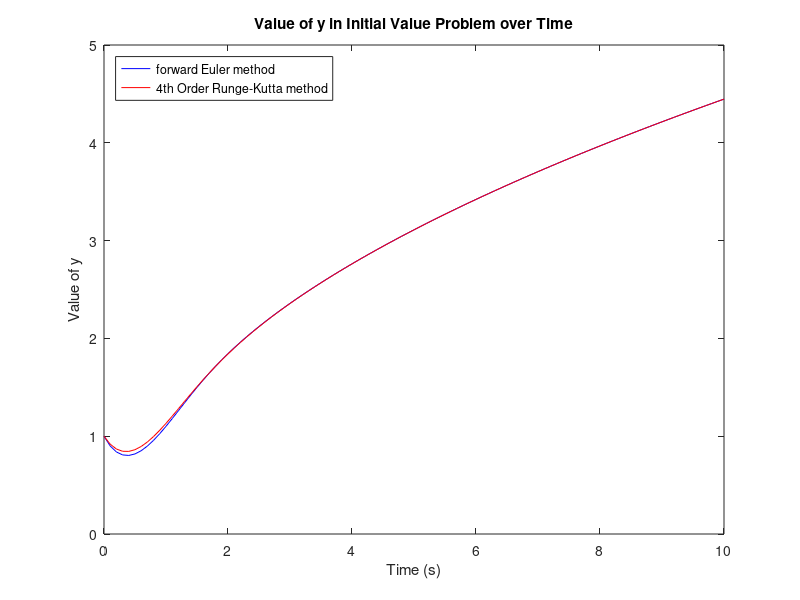

MATLAB code to generate this figure:
%Kiran Rao
%ME 2016 - Section B
%902891012
%Homework 3

function HW3RaoKiran
    format long %to print 8 digits in results
    function[ynew] = forwardEuler(t,y,h,f) %computes one step of forward Euler method to solve an initial value problem; t is the inital time, y is the inital y value, h is the step size, and f is the function used
        ynew = y + (f(t,y).*h); %formula for one step of forward Euler method to compute the next y-value
    end

    function[ynew] = RK4(t,y,h,f) %computes one step of 4th Order Runge-Kutta method to solve an initial value problem; t is the inital time, y is the inital y value, h is the step size, and f is the function used
        k1 = f(t,y); %formula for intermediate step k1 in 4th Order Runge-Kutta equation
        k2 = f(t+(h./2),y+(k1.*h/2)); %formula for intermediate step k3 in 4th Order Runge-Kutta equation
        k3 = f(t+(h./2),y+(k2.*h/2)); %formula for intermediate step k3 in 4th Order Runge-Kutta equation
        k4 = f(t+h,y+(k3.*h)); %formula for intermediate step k4 in 4th Order Runge-Kutta equation
        ynew = y + (1/6).*((k1 + 2.*k2 + 2.*k3 + k4).*(h)); %formula for one step of 4th Order Runge-Kutta method to compute the next y-value; uses k1, k2, k3 and k4
    end

    function[yV] = runODEsolver(f,y0,tV,method) %computes a vector of y-values at different times for an initial value problem given a function, an inital y-value, a vector of times, and a string specifying whether to use forward Euler method or 4th Order Runge-Kutta method
        h = tV(2) - tV(1); %calculates step size using two time values
        if strcmpi(method,'euler') 
            yV = [y0 forwardEuler(tV(1),y0,h,f)]; %compute first two entries of the vector of y-values with forward Euler method
            for i = 2:length(tV)-1 %index from the second time value to the end of the time vector
                yV = [yV forwardEuler(tV(i),yV(i),h,f)]; %compute remaining entries of vector of y-values with forward Euler method using remaining time intervals 
            end
        elseif strcmpi(method,'RK4')
            yV = [y0 RK4(tV(1),y0,h,f)]; %compute first two entries of the vector of y-values with 4th Order Runge-Kutta method
            for i = 2:length(tV)-1 %index from the second time value to the end of the time vector
                yV = [yV RK4(tV(i),yV(i),h,f)]; %compute remaining entries of vector of y-values with 4th Order Runge-Kutta method using remaining time intervals 
            end
        else
            sprintf('Last input must either be ''euler'' or ''RK4''') %prints instructions if incorrect string is used to specify either forward Euler method or 4th Order Runge-Kutta method
        end
    end

    f = @(t,y) 2*t - y^2; %create function handle for function in the intial value problem from homework problem 1
    y0 = 1; %initial y-value from initial value problem in homework problem 1
    tV = 0:0.1:10; %time interval to calculate y-values from initial value problem in homework problem 1 (0 seconds to 10 seconds with a step size of h = 0.1 seconds)
   
    yVEuler = runODEsolver(f,y0,tV,'euler'); %calculate y-values corresponding to specified time interval using forward Euler method and the intial value problem from homework problem 1
    yVRK4 = runODEsolver(f,y0,tV,'RK4'); %calculate y-values corresponding to specified time interval using 4th Order Runge-Kutta method and the intial value problem from homework problem 1
    
    figure(1)
    plot(tV,yVEuler,'b',tV,yVRK4,'r') %plot y-values calculated from the forward Euler method and 4th Order Runge-Kutta method and the initial value problem from homework problem 1
    xlabel('Time (s)') %labels x-axis
    ylabel('Value of y') %labels y-axis
    title('Value of y in Initial Value Problem over Time') %gives plot title
    legend('forward Euler method','4th Order Runge-Kutta method','Location','northwest') %create legend for figure 1
end